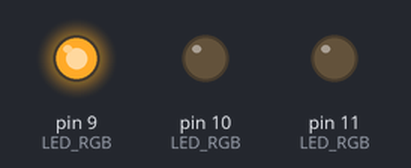
The sketch below on a simulated Arduino Uno, built with avr-gcc and run on an emulated ATmega328P. Parts: output pins drawn as LEDs (lit = HIGH).

Above: at 0.1 s.
At 0.5 s:
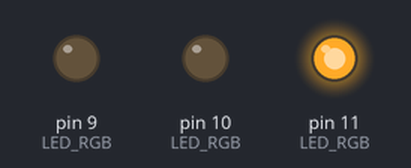
At 0.9 s:
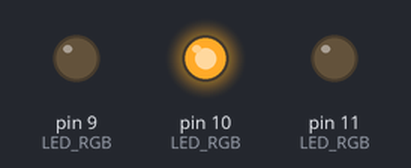
At 1.45 s:
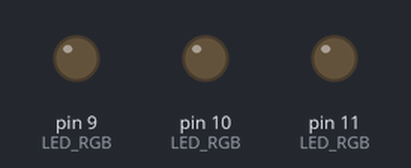
Timing chart, 0 to 3.0 s (numbered marks = the images above):
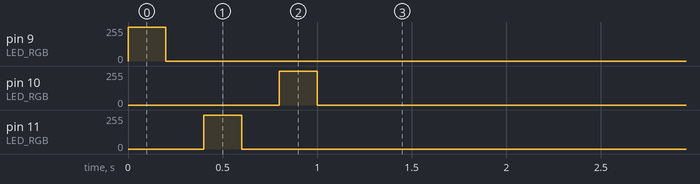

The sketch:

jueves2.ino
```cpp
// jueves2.ino

// define os pinos onde cada cor estara conectada
#define R 9
#define G 11
#define B 10

// define o array do LED RGB
const int LED_RGB[3] = {R, G, B};

void setup() {

    // define os pinos como saida e pisca cada cor na sequencia: R -> G -> B
    for(int cor = 0; cor < 3; cor++){
        pinMode(LED_RGB[cor], OUTPUT);

        digitalWrite(LED_RGB[cor], HIGH);
        delay(200);
        digitalWrite(LED_RGB[cor], LOW);
        delay(200);
    }
}

void loop() {
    // define o tempo para pausa
    int espera = 5;

    // percorre o array na sequencia: R -> G -> B
    for(int cor = 0; cor < 3; cor++){

        // altera o brilho na ordem: 0 -> 255
        for(int brilho = 0; brilho < 255; brilho++){
            analogWrite(LED_RGB[cor], brilho);
            delay(espera);
        }
        // altera o brilho na ordem: 0 <- 255
        for(int brilho = 255; brilho >= 0; brilho--){ // 255 -> 0
            analogWrite(LED_RGB[cor], brilho);
            delay(espera);
        }
    }

    // altera o brilho de todos os leds na ordem: 0 -> 255
    for(int brilho = 0; brilho < 255; brilho++){
        analogWrite(LED_RGB[0], brilho); // R
        analogWrite(LED_RGB[1], brilho); // G
        analogWrite(LED_RGB[2], brilho); // B
        delay(espera);
    }

    // altera o brilho de todos os leds na ordem: 0 <- 255
    for(int brilho = 255; brilho >= 0; brilho--){
        analogWrite(LED_RGB[0], brilho); // R
        analogWrite(LED_RGB[1], brilho); // G
        analogWrite(LED_RGB[2], brilho); // B
        delay(espera);
    }
}
```
